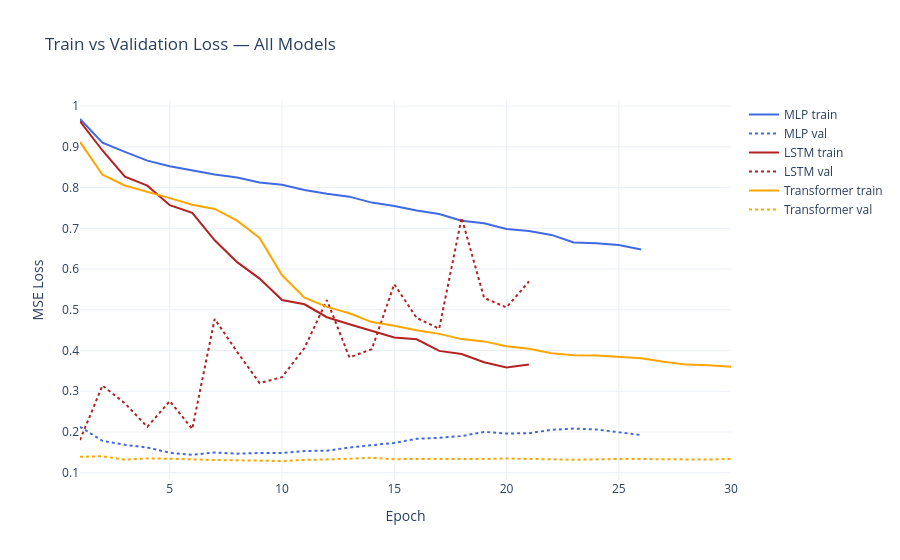

The cell this chart's notebook holds for it:
### Markdown cell above
## 5 — Loss Curves

### Code cell
def plot_history(histories: dict, title: str):
    """Plot train/val loss curves for one or more models."""
    fig = go.Figure()
    colours = ['royalblue', 'firebrick', 'orange', 'green']
    for (name, hist), colour in zip(histories.items(), colours):
        epochs = list(range(1, len(hist['train']) + 1))
        fig.add_trace(go.Scatter(x=epochs, y=hist['train'], name=f'{name} train',
                                 line=dict(color=colour)))
        fig.add_trace(go.Scatter(x=epochs, y=hist['val'], name=f'{name} val',
                                 line=dict(color=colour, dash='dot')))
    fig.update_layout(title=title, xaxis_title='Epoch', yaxis_title='MSE Loss',
                      template='plotly_white')
    fig.show()

plot_history({'MLP': mlp_history, 'LSTM': lstm_history, 'Transformer': tf_history},
             'Train vs Validation Loss — All Models')

### Figure 1 — Plotly figure (JSON) as saved in the notebook; plotly's stock layout.template omitted (floating-point values rounded to 4 significant figures)
{"data": [{"line": {"color": "royalblue"}, "name": "MLP train", "x": [1, 2, 3, 4, 5, 6, 7, 8, 9, 10, 11, 12, 13, 14, 15, 16, 17, 18, 19, 20, 21, 22, 23, 24, 25, 26], "y": [0.9684, 0.9103, 0.8877, 0.8661, 0.8525, 0.8425, 0.832, 0.8247, 0.8128, 0.807, 0.7943, 0.785, 0.7778, 0.7632, 0.7547, 0.7436, 0.7353, 0.7185, 0.7125, 0.6984, 0.6936, 0.6839, 0.6654, 0.6631, 0.6589, 0.6479], "type": "scatter"}, {"line": {"color": "royalblue", "dash": "dot"}, "name": "MLP val", "x": [1, 2, 3, 4, 5, 6, 7, 8, 9, 10, 11, 12, 13, 14, 15, 16, 17, 18, 19, 20, 21, 22, 23, 24, 25, 26], "y": [0.2129, 0.1782, 0.1684, 0.1619, 0.149, 0.1441, 0.1496, 0.1469, 0.1483, 0.1485, 0.1534, 0.1541, 0.162, 0.1672, 0.1732, 0.1834, 0.1856, 0.1901, 0.2002, 0.1962, 0.1971, 0.2053, 0.2084, 0.2063, 0.1997, 0.1924], "type": "scatter"}, {"line": {"color": "firebrick"}, "name": "LSTM train", "x": [1, 2, 3, 4, 5, 6, 7, 8, 9, 10, 11, 12, 13, 14, 15, 16, 17, 18, 19, 20, 21], "y": [0.9627, 0.8911, 0.8267, 0.8047, 0.7569, 0.738, 0.6706, 0.617, 0.5766, 0.5239, 0.5134, 0.4817, 0.4646, 0.4491, 0.432, 0.4277, 0.3991, 0.3914, 0.3711, 0.3586, 0.3657], "type": "scatter"}, {"line": {"color": "firebrick", "dash": "dot"}, "name": "LSTM val", "x": [1, 2, 3, 4, 5, 6, 7, 8, 9, 10, 11, 12, 13, 14, 15, 16, 17, 18, 19, 20, 21], "y": [0.1802, 0.314, 0.2704, 0.2126, 0.276, 0.2074, 0.4775, 0.3966, 0.3201, 0.3347, 0.4062, 0.5237, 0.3832, 0.4034, 0.5629, 0.4799, 0.4536, 0.7261, 0.5294, 0.5057, 0.5696], "type": "scatter"}, {"line": {"color": "orange"}, "name": "Transformer train", "x": [1, 2, 3, 4, 5, 6, 7, 8, 9, 10, 11, 12, 13, 14, 15, 16, 17, 18, 19, 20, 21, 22, 23, 24, 25, 26, 27, 28, 29, 30], "y": [0.9122, 0.8317, 0.8052, 0.7906, 0.7742, 0.758, 0.7476, 0.7188, 0.6765, 0.5848, 0.5295, 0.5072, 0.4914, 0.4699, 0.4611, 0.45, 0.4409, 0.428, 0.4224, 0.4108, 0.4043, 0.3936, 0.3886, 0.3877, 0.3844, 0.3811, 0.3722, 0.3654, 0.3637, 0.3604], "type": "scatter"}, {"line": {"color": "orange", "dash": "dot"}, "name": "Transformer val", "x": [1, 2, 3, 4, 5, 6, 7, 8, 9, 10, 11, 12, 13, 14, 15, 16, 17, 18, 19, 20, 21, 22, 23, 24, 25, 26, 27, 28, 29, 30], "y": [0.1391, 0.1405, 0.1319, 0.1351, 0.1342, 0.1322, 0.1311, 0.1306, 0.1298, 0.1288, 0.1314, 0.1324, 0.1342, 0.1367, 0.133, 0.1339, 0.1335, 0.1329, 0.1336, 0.1349, 0.1331, 0.1329, 0.1318, 0.1332, 0.1336, 0.1336, 0.1325, 0.1327, 0.1325, 0.134], "type": "scatter"}], "layout": {"title": {"text": "Train vs Validation Loss — All Models"}, "xaxis": {"title": {"text": "Epoch"}}, "yaxis": {"title": {"text": "MSE Loss"}}}}
